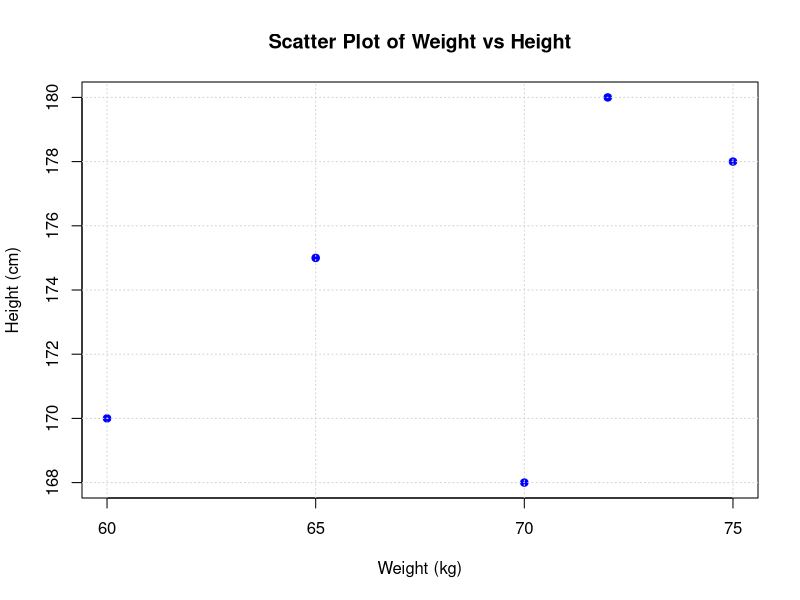

Write the R code that produced this figure.
# Create the dataset
weight <- c(60, 65, 70, 72, 75)
height <- c(170, 175, 168, 180, 178)

# Plot the scatter plot
plot(weight, height, 
     main = "Scatter Plot of Weight vs Height", 
     xlab = "Weight (kg)", 
     ylab = "Height (cm)", 
     pch = 19, # Solid circle
     col = "blue")

# Add a grid
grid()
